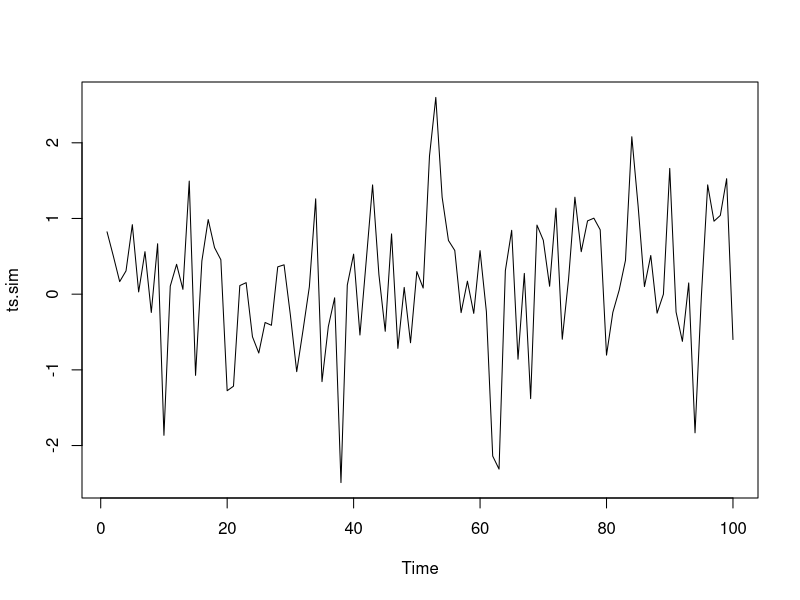
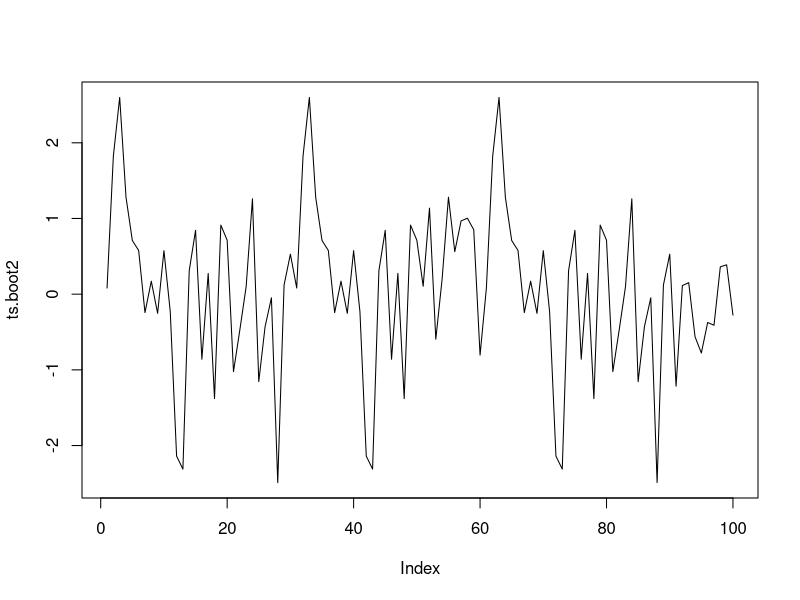
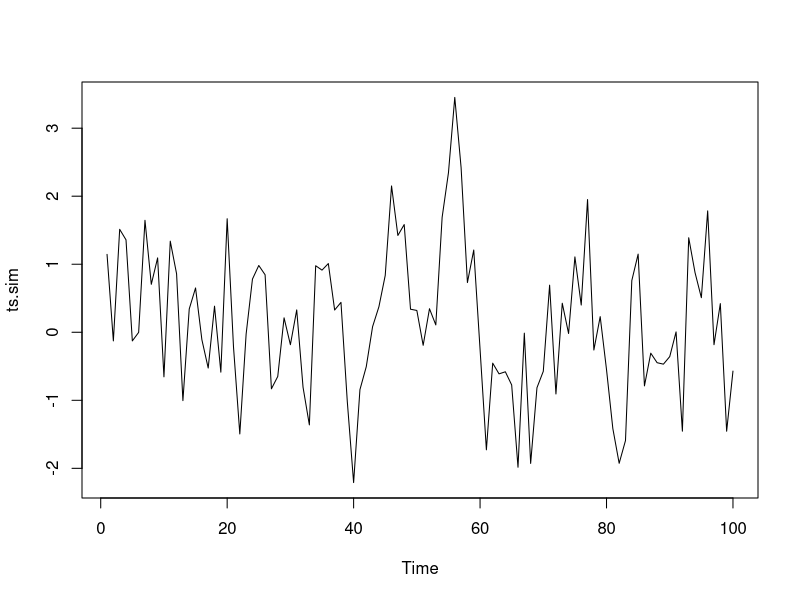
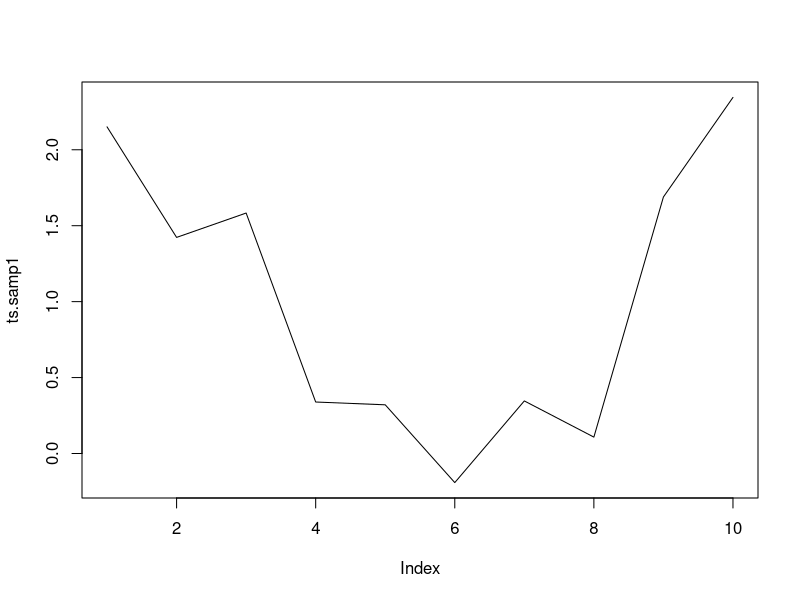
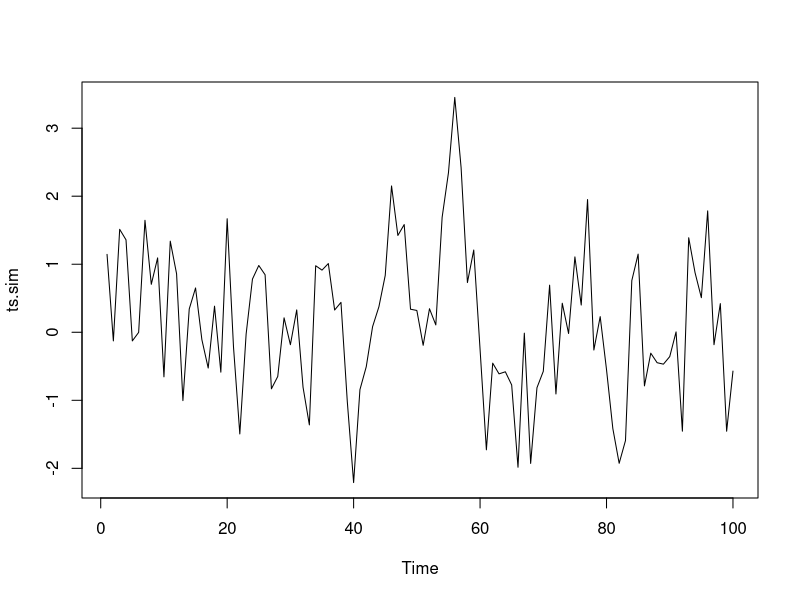
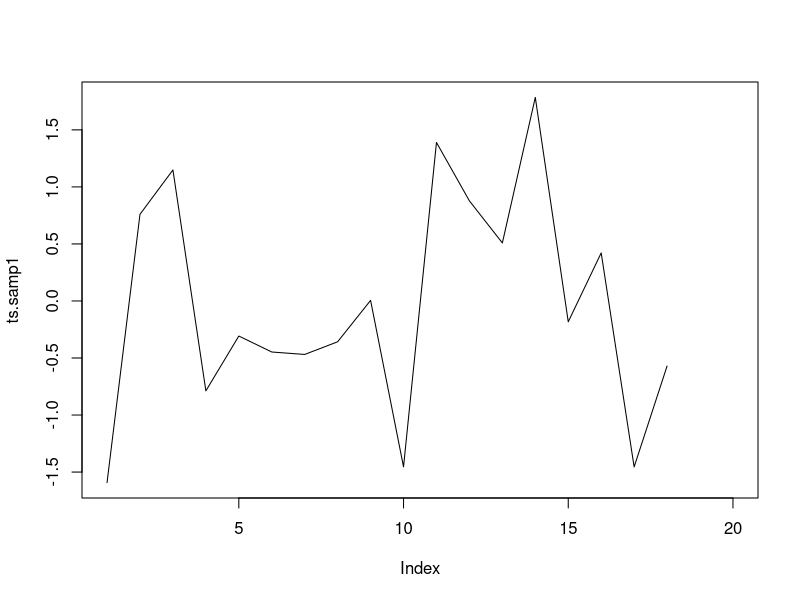
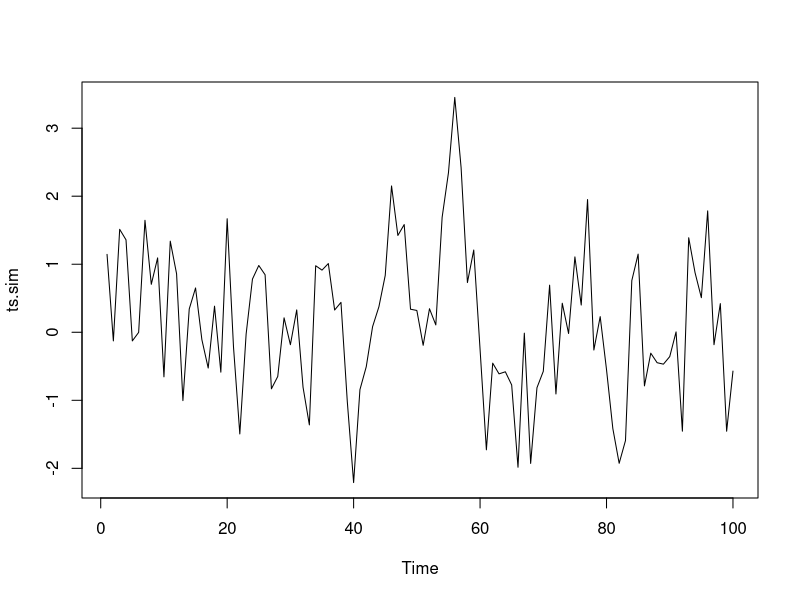
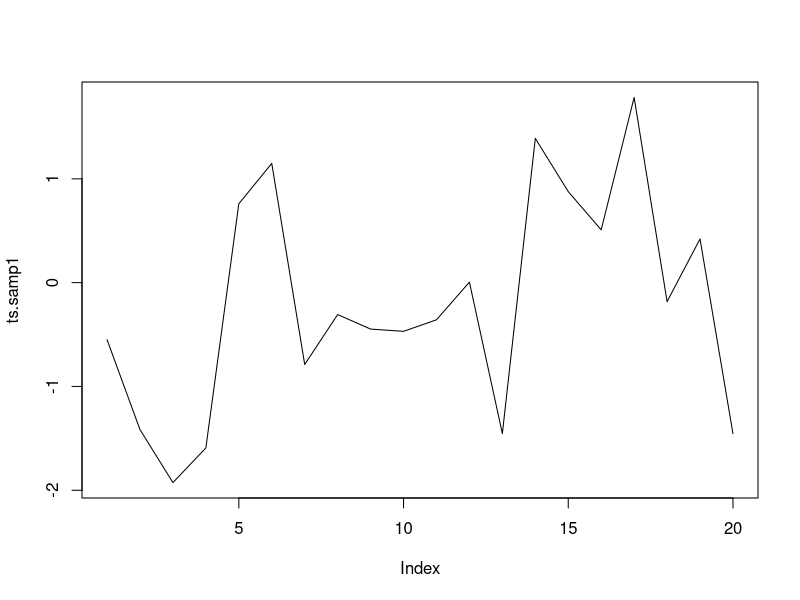

The R source for these figures, in order:
## ---- chunk 1
knitr::opts_chunk$set(echo = TRUE)
## ---- chunk 2
ts.sim <- arima.sim(list(order = c(1, 0, 0), ar = 0.5), n = 100) 
ts.sim
plot(ts.sim)
## ---- chunk 3
ts.blocks <- list(ts.sim[c(1:10)], ts.sim[c(11:20)], ts.sim[c(21:30)], ts.sim[c(31:40)], ts.sim[c(41:50)], ts.sim[c(51:60)], ts.sim[c(61:70)], ts.sim[c(71:80)], ts.sim[c(81:90)], ts.sim[c(91:100)])
ts.blocks
## ---- chunk 4
ts.boot1 <- sample(ts.blocks, 10, replace = T)
ts.boot1
class(ts.boot1)
## ---- chunk 5
ts.boot2 <- c()
for(i in 1:10) {
  for(j in 1: 10) {
    ts.boot2 <- c(ts.boot2, ts.boot1[[i]][[j]])
  }
}
ts.boot2
class(ts.boot2)
## ---- chunk 6
plot(ts.boot2, type = "l")
## ---- chunk 7
ts.sim <- arima.sim(list(order = c(1, 0, 0), ar = 0.5), n = 100) 
single_point <- function(ts.series)
{
  point1 <- sample(c(1:length(ts.series)), 1, replace = T)
  print(ts.sim)
  print(point1)
}
single_point(ts.sim)
## ---- chunk 8
one_sample <- function(ts.series, B)
{
  point1 <- sample(c(1:length(ts.series)), 1, replace = T)
  ts.samp1 <- c()
  for(i in 1 : B)
  {
    ts.samp1 <- c(ts.samp1, ts.sim[point1 + i - 1])
  }
  print(ts.sim)
  plot(ts.sim)
  print(point1)
  print(ts.samp1)
  plot(ts.samp1, type = 'l')
}
one_sample(ts.sim, 10)
## ---- chunk 9
blocks <- function(ts.series, B, b)
{
  point1 <- sample(c(1:length(ts.series)), 1, replace = T)
  ts.samp1 <- c()
  for(i in 1 : B)
  {
    ts.samp1 <- c(ts.samp1, ts.sim[point1 + i - 1])
  }
  print(ts.sim)
  plot(ts.sim)
  print(point1)
  print(ts.samp1)
  i <- 1
  ts.block_list <- list()
  while(i < B)
  {
    x <- list(ts.samp1[i : (i + b - 1)])
    ts.block_list <- append(ts.block_list, x)
    i = i + b
  }
  print(ts.block_list)
  plot(ts.samp1, type = 'l')
}
blocks(ts.sim, 20, 4)
## ---- chunk 10
blocks <- function(ts.series, B, b)
{
  point1 <- sample(c(1:length(ts.series)), 1, replace = T)
  ts.samp1 <- c()
  for(i in 1 : B)
  {
    ts.samp1 <- c(ts.samp1, ts.sim[point1 + i - 1])
  }
  print(ts.sim)
  plot(ts.sim)
  print(point1)
  print(ts.samp1)
  plot(ts.samp1, type = 'l')
  i <- 1
  ts.block_list <- list()
  while(i < B)
  {
    x <- list(ts.samp1[i : (i + b - 1)])
    ts.block_list <- append(ts.block_list, x)
    i = i + b
  }
  print(ts.block_list)
  ts.bootstrap_1 <- sample(ts.block_list, B/b, replace = T)
  print(ts.bootstrap_1)
  class(ts.boot1)
}
blocks(ts.sim, 20, 4)
